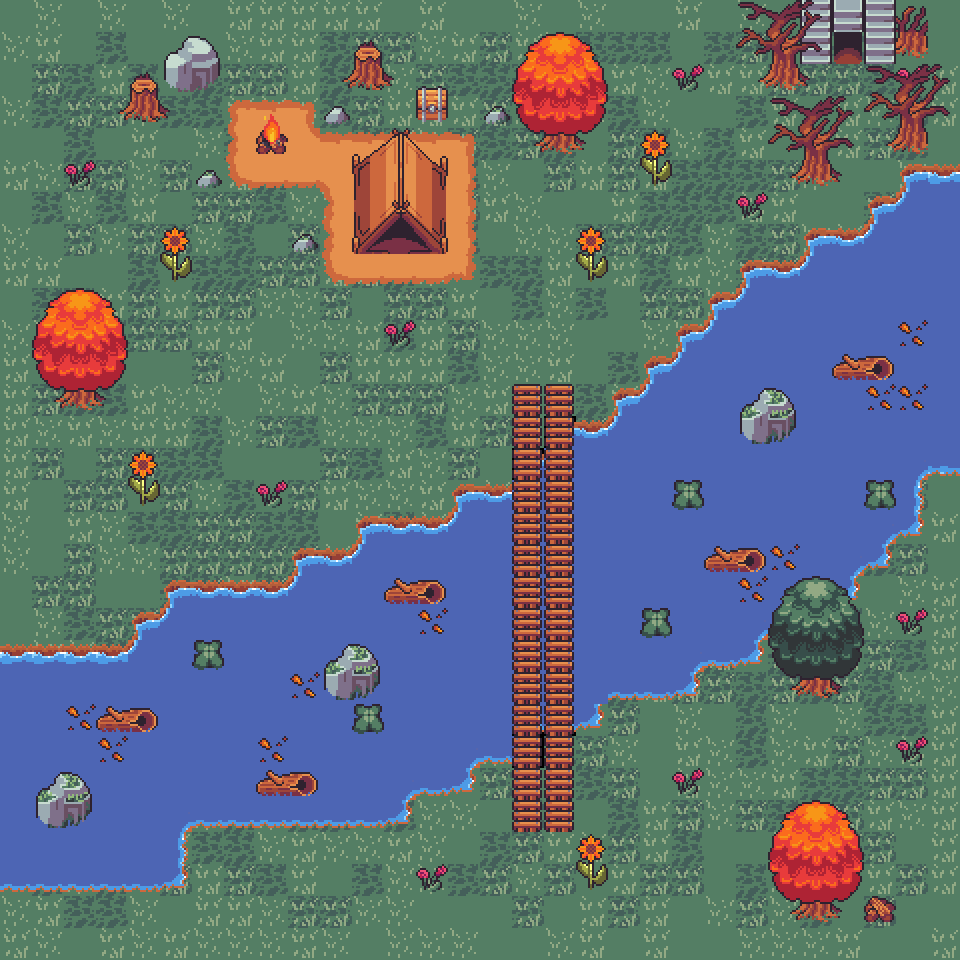

Below is a game level as drawn by its tile map, then a one-line description and the .tmx that defines it (tile-layer data replaced by summaries):
An orthogonal 30x30 tile map with 32x32 px tiles, 8 tile layers (Floor, Floor_Deco, Collidables, Collidables_Deco, ...).

<map version="1.10" tiledversion="1.10.2" orientation="orthogonal" renderorder="right-down" width="30" height="30" tilewidth="32" tileheight="32" infinite="0" nextlayerid="10" nextobjectid="1">
 <tileset firstgid="1" source="Resources/green_forest.tsx" />
 <layer id="1" name="Floor" width="30" height="30">
  <data>[900 cells, 788 non-empty, 12 distinct tile ids]</data>
 </layer>
 <layer id="2" name="Floor_Deco" width="30" height="30">
  <data>[900 cells, 79 non-empty, 18 distinct tile ids]</data>
 </layer>
 <layer id="3" name="Collidables" width="30" height="30">
  <data>[900 cells, 284 non-empty, 51 distinct tile ids]</data>
 </layer>
 <layer id="4" name="Collidables_Deco" width="30" height="30">
  <data>[900 cells, 5 non-empty, 3 distinct tile ids]</data>
 </layer>
 <layer id="9" name="Items" width="30" height="30">
  <data>[900 cells, 1 non-empty, 1 distinct tile ids]</data>
 </layer>
 <layer id="5" name="Portals" width="30" height="30">
  <data>[900 cells, 2 non-empty, 2 distinct tile ids]</data>
 </layer>
 <layer id="6" name="Ceiling" width="30" height="30">
  <data>[900 cells, 66 non-empty, 31 distinct tile ids]</data>
 </layer>
 <layer id="8" name="Ceiling_Deco" width="30" height="30">
  <data>[900 cells, 0 non-empty, 0 distinct tile ids]</data>
 </layer>
</map>
